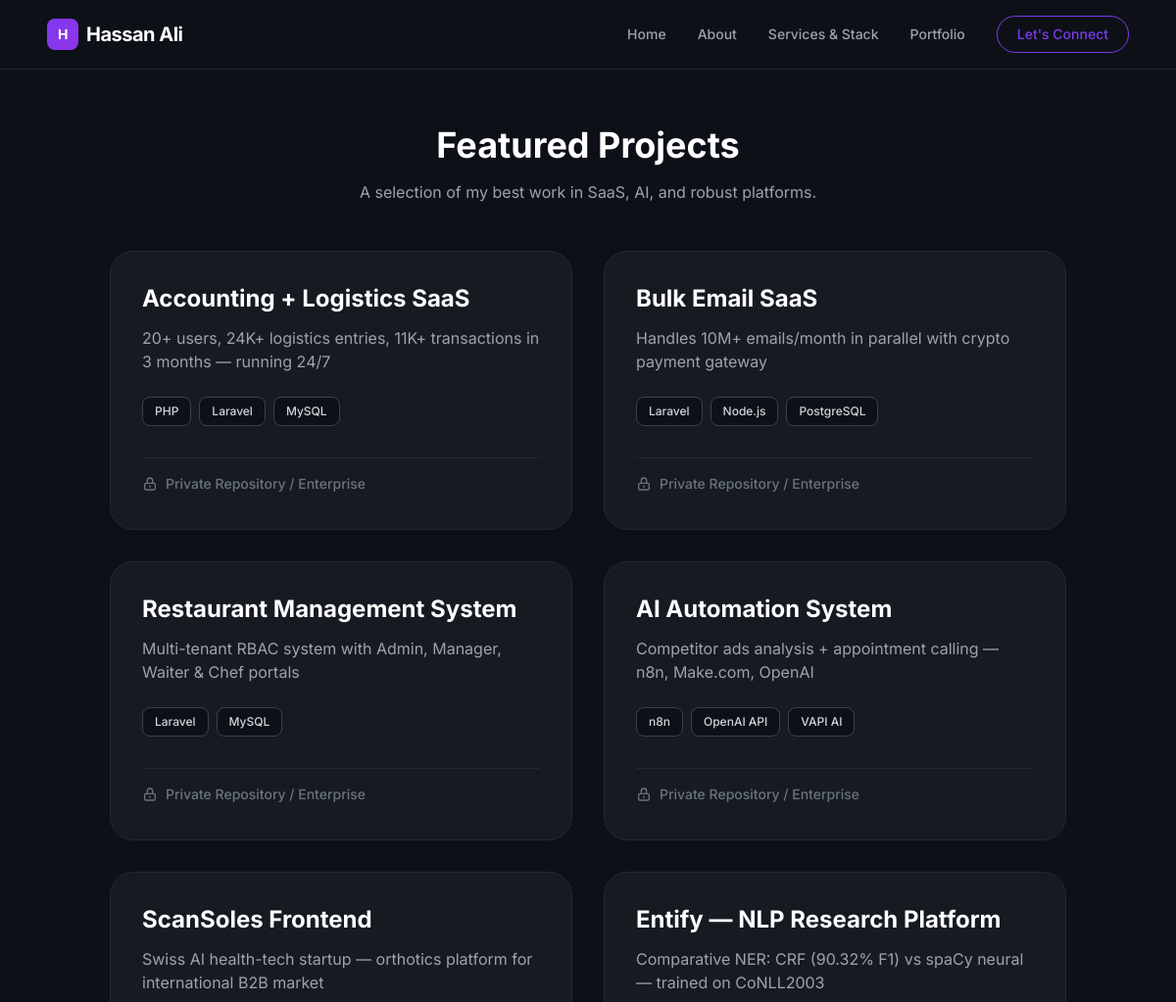
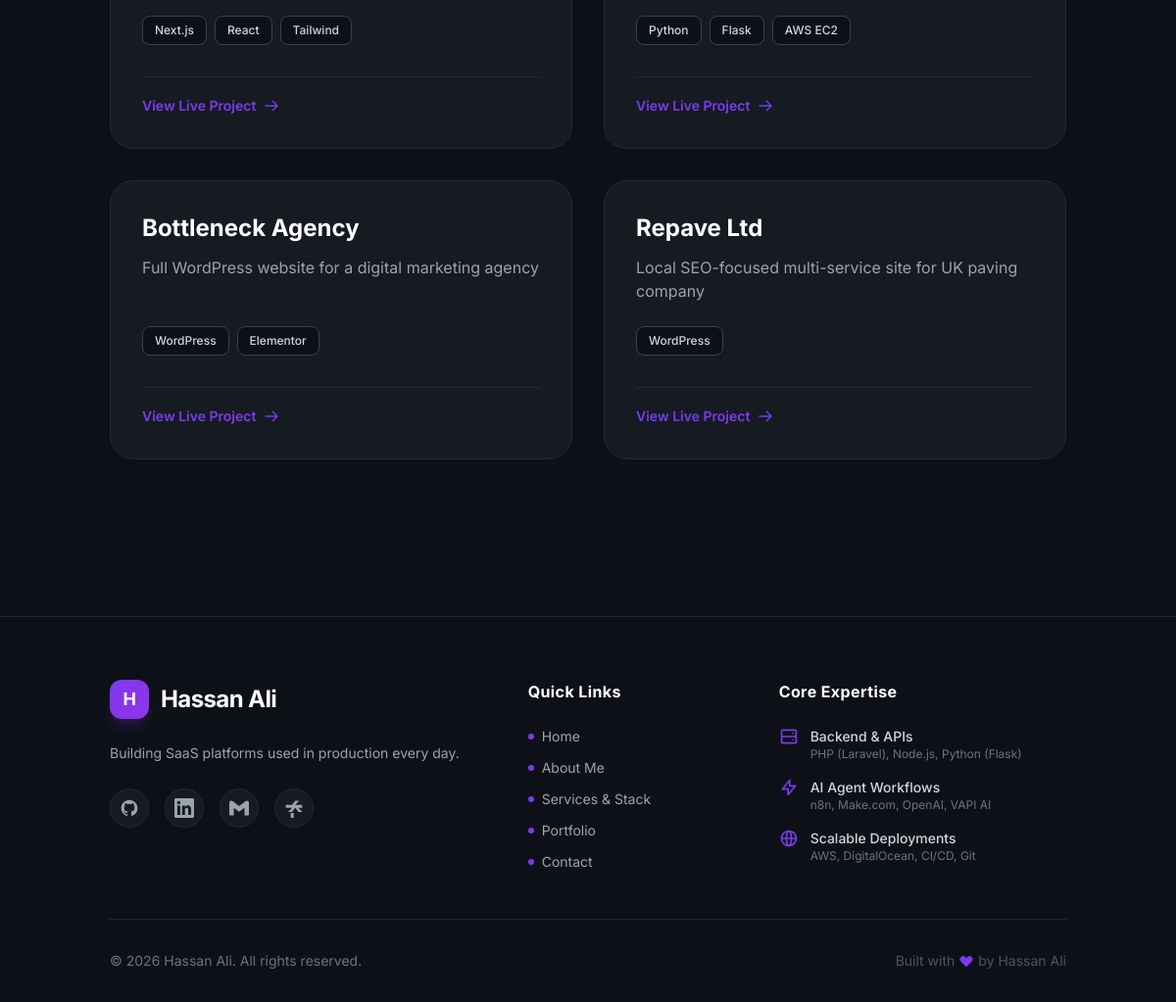
The app's page /portfolio with its own data (2 pictures, top to bottom).
### app/models.py (models this page shows)
class SiteSettings(db.Model):
    id = db.Column(db.Integer, primary_key=True)
    name = db.Column(db.String(100), default='Hassan Ali')
    role = db.Column(db.String(200), default='SaaS Architect & Full-Stack Developer')
    location = db.Column(db.String(100), default='Sargodha, Pakistan 🇵🇰')
    about_text = db.Column(db.Text, default='Building SaaS platforms used in production every day.')
    email = db.Column(db.String(120), default='softdevhassan@gmail.com')
    github_url = db.Column(db.String(200), default='https://github.com/softdevhassan')
    linkedin_url = db.Column(db.String(200), default='https://www.linkedin.com/in/softdevhassan/')
    whatsapp = db.Column(db.String(20), default='923277133082')

class Project(db.Model):
    id = db.Column(db.Integer, primary_key=True)
    title = db.Column(db.String(100), nullable=False)
    description = db.Column(db.Text, nullable=False)
    stack = db.Column(db.String(200), nullable=False) # Comma separated
    live_url = db.Column(db.String(200), nullable=True)
    order = db.Column(db.Integer, default=0)

### app/routes_main.py (the view)
@main.route('/portfolio')
def portfolio():
    settings = SiteSettings.query.first()
    projects = Project.query.order_by(Project.order.asc()).all()
    return render_template('public/portfolio.html', settings=settings, projects=projects)

### app/templates/public/portfolio.html (shortened to what this page needs)
{% extends "base.html" %}
{% block content %}
<section class="space-y-12">
    <div class="text-center space-y-4">
        <h1 class="text-4xl font-bold text-white">Featured Projects</h1>
        <p class="text-gray-400">A selection of my best work in SaaS, AI, and robust platforms.</p>
    </div>
    <div class="grid md:grid-cols-2 gap-8">
        {% for project in projects %}
        <div class="p-8 rounded-3xl border border-gray-800 bg-card hover:border-gray-600 transition-colors group flex flex-col h-full">
            <h3 class="text-2xl font-bold text-white mb-3 group-hover:text-brand transition-colors">{{ project.title }}</h3>
            <p class="text-gray-400 mb-6 flex-1">{{ project.description }}</p>
            <div class="flex flex-wrap gap-2 mb-8">
                {% for tech in project.stack.split(',') %}
                <span class="px-3 py-1.5 rounded-lg border border-gray-700 bg-[#0d1117] text-xs font-medium text-gray-300">{{ tech.strip() }}</span>
                {% endfor %}
            </div>
            <div class="mt-auto pt-4 border-t border-gray-800">
                {% if project.live_url %}
                <a href="{{ project.live_url }}" target="_blank" class="inline-flex items-center gap-2 text-sm font-semibold text-brand hover:text-purple-400 transition-colors">
                    View Live Project
                    <svg class="w-4 h-4" fill="none" stroke="currentColor" viewBox="0 0 24 24"><path stroke-linecap="round" stroke-linejoin="round" stroke-width="2" d="M14 5l7 7m0 0l-7 7m7-7H3"></path></svg>
                </a>
                {% else %}
                <span class="inline-flex items-center gap-2 text-sm font-medium text-gray-500">
                    <svg class="w-4 h-4" fill="none" stroke="currentColor" viewBox="0 0 24 24"><path stroke-linecap="round" stroke-linejoin="round" stroke-width="2" d="M12 15v2m-6 4h12a2 2 0 002-2v-6a2 2 0 00-2-2H6a2 2 0 00-2 2v6a2 2 0 002 2zm10-10V7a4 4 0 00-8 0v4h8z"></path></svg>
                    Private Repository / Enterprise
                </span>
                {% endif %}
            </div>
        </div>
        {% endfor %}
    </div>
</section>
{% endblock %}

### app/templates/base.html (shortened to what this page needs)
<!DOCTYPE html>
<html lang="en">
<head>
    <script src="https://cdn.tailwindcss.com"></script>
</head>
<body class="antialiased selection:bg-brand selection:text-white" x-data="{ scrolled: false }" @scroll.window="scrolled = (window.pageYOffset > 20)">
    {% include 'components/_header.html' %}
    <main class="max-w-5xl mx-auto px-6 pt-32 pb-20 space-y-32">
        {% block content %}{% endblock %}
    </main>
    {% include 'components/_footer.html' %}
</body>
</html>

### app/templates/components/_header.html (shortened to what this page needs)
<nav class="fixed w-full z-50 transition-colors duration-300 border-b border-gray-800" :class="{ 'bg-dark/90 backdrop-blur-md': scrolled, 'bg-transparent': !scrolled }">
    <div class="max-w-6xl mx-auto px-6 py-4 flex justify-between items-center">
        <a href="{{ url_for('main.index') }}" class="text-xl font-bold tracking-tight text-white flex items-center gap-2">
            <span class="w-8 h-8 rounded-lg bg-gradient-to-br from-brand to-purple-600 flex items-center justify-center text-sm">H</span>
            {{ settings.name if settings else 'Hassan Ali' }}
        </a>
        <div class="hidden md:flex space-x-8 text-sm font-medium items-center">
            <a href="{{ url_for('main.index') }}" class="text-gray-400 hover:text-brand transition-colors">Home</a>
            <a href="{{ url_for('main.about') }}" class="text-gray-400 hover:text-brand transition-colors">About</a>
            <a href="{{ url_for('main.services') }}" class="text-gray-400 hover:text-brand transition-colors">Services & Stack</a>
            <a href="{{ url_for('main.portfolio') }}" class="text-gray-400 hover:text-brand transition-colors">Portfolio</a>
            <a href="{{ url_for('main.contact') }}" class="px-5 py-2 rounded-full border border-brand text-brand hover:bg-brand hover:text-white transition-colors">
                Let's Connect
            </a>
        </div>
    </div>
</nav>

### app/templates/components/_footer.html (shortened to what this page needs)
<footer class="border-t border-gray-800 bg-[#0d1117] pt-16 pb-8 mt-20">
    <div class="max-w-5xl mx-auto px-6">
        <div class="grid grid-cols-1 md:grid-cols-12 gap-12 mb-12">
            <div class="md:col-span-5 space-y-6">
                <a href="{{ url_for('main.index') }}" class="text-2xl font-bold tracking-tight text-white flex items-center gap-3">
                    <span class="w-10 h-10 rounded-xl bg-gradient-to-br from-brand to-purple-600 flex items-center justify-center text-lg text-white shadow-lg shadow-brand/20">H</span>
                    {{ settings.name if settings else 'Hassan Ali' }}
                </a>
                <p class="text-gray-400 text-sm leading-relaxed max-w-sm">
                    {{ settings.about_text if settings else 'Building SaaS platforms, AI automation systems, and full-stack web applications that solve real business problems.' }}
                </p>
                <div class="flex items-center gap-4">
                    <a href="{{ settings.github_url }}" target="_blank" class="w-10 h-10 rounded-full border border-gray-800 bg-card flex items-center justify-center text-gray-400 hover:text-white hover:border-gray-500 transition-colors">
                    </a>
                    <a href="{{ settings.linkedin_url }}" target="_blank" class="w-10 h-10 rounded-full border border-gray-800 bg-card flex items-center justify-center text-gray-400 hover:text-blue-500 hover:border-blue-500 transition-colors">
                    </a>
                    <a href="mailto:{{ settings.email }}" class="w-10 h-10 rounded-full border border-gray-800 bg-card flex items-center justify-center text-gray-400 hover:text-red-500 hover:border-red-500 transition-colors">
                        <svg class="w-5 h-5" fill="currentColor" viewBox="0 0 24 24"><path d="M24 5.457v13.909c0 .904-.732 1.636-1.636 1.636h-3.819V11.73L12 16.64l-6.545-4.91v9.273H1.636A1.636 1.636 0 0 1 0 19.366V5.457c0-2.023 2.309-3.178 3.927-1.964L5.455 4.64 12 9.548l6.545-4.91 1.528-1.145C21.69 2.28 24 3.434 24 5.457z"/></svg>
                    </a>
                    <a href="https://linktr.ee/softdevhassan" target="_blank" class="w-10 h-10 rounded-full border border-gray-800 bg-card flex items-center justify-center text-gray-400 hover:text-[#43E660] hover:border-[#43E660] transition-colors">
                        <svg class="w-5 h-5" fill="currentColor" viewBox="0 0 24 24"><path d="M13.518 8.016L18.423 3h-4.832L9.625 8.016H2v3.743h7.625L4.72 16.776h4.83l3.968-5.016 3.967 5.016h4.831L17.41 11.76h4.59V8.016h-8.482zM11.608 18.06h-3.66v5.94h3.66v-5.94z"/></svg>
                    </a>
                </div>
            </div>
            <div class="md:col-span-3 space-y-6">
                <h3 class="text-white font-bold tracking-wide">Quick Links</h3>
                <ul class="space-y-3">
                    <li><a href="{{ url_for('main.index') }}" class="text-gray-400 hover:text-brand transition-colors text-sm flex items-center gap-2"><span class="w-1.5 h-1.5 rounded-full bg-brand"></span> Home</a></li>
                    <li><a href="{{ url_for('main.about') }}" class="text-gray-400 hover:text-brand transition-colors text-sm flex items-center gap-2"><span class="w-1.5 h-1.5 rounded-full bg-brand"></span> About Me</a></li>
                    <li><a href="{{ url_for('main.services') }}" class="text-gray-400 hover:text-brand transition-colors text-sm flex items-center gap-2"><span class="w-1.5 h-1.5 rounded-full bg-brand"></span> Services & Stack</a></li>
                    <li><a href="{{ url_for('main.portfolio') }}" class="text-gray-400 hover:text-brand transition-colors text-sm flex items-center gap-2"><span class="w-1.5 h-1.5 rounded-full bg-brand"></span> Portfolio</a></li>
                    <li><a href="{{ url_for('main.contact') }}" class="text-gray-400 hover:text-brand transition-colors text-sm flex items-center gap-2"><span class="w-1.5 h-1.5 rounded-full bg-brand"></span> Contact</a></li>
                </ul>
            </div>
            <div class="md:col-span-4 space-y-6">
                <h3 class="text-white font-bold tracking-wide">Core Expertise</h3>
                <ul class="space-y-4">
                    <li class="flex items-start gap-3">
                        <div>
                            <p class="text-gray-300 text-sm font-medium">Backend & APIs</p>
                            <p class="text-gray-500 text-xs">PHP (Laravel), Node.js, Python (Flask)</p>
                        </div>
                    </li>
                    <li class="flex items-start gap-3">
                        <svg class="w-5 h-5 text-brand shrink-0" fill="none" stroke="currentColor" viewBox="0 0 24 24"><path stroke-linecap="round" stroke-linejoin="round" stroke-width="2" d="M13 10V3L4 14h7v7l9-11h-7z"></path></svg>
                        <div>
                            <p class="text-gray-300 text-sm font-medium">AI Agent Workflows</p>
                            <p class="text-gray-500 text-xs">n8n, Make.com, OpenAI, VAPI AI</p>
                        </div>
                    </li>
                    <li class="flex items-start gap-3">
                        <div>
                            <p class="text-gray-300 text-sm font-medium">Scalable Deployments</p>
                            <p class="text-gray-500 text-xs">AWS, DigitalOcean, CI/CD, Git</p>
                        </div>
                    </li>
                </ul>
            </div>
        </div>
        <div class="border-t border-gray-800 pt-8 flex flex-col md:flex-row justify-between items-center gap-4">
            <p class="text-gray-500 text-sm">&copy; 2026 {{ settings.name if settings else 'Hassan Ali' }}. All rights reserved.</p>
            <p class="text-gray-600 text-sm flex items-center gap-1">
                Built with
                <svg class="w-4 h-4 text-brand" fill="currentColor" viewBox="0 0 20 20"><path fill-rule="evenodd" d="M3.172 5.172a4 4 0 015.656 0L10 6.343l1.172-1.171a4 4 0 115.656 5.656L10 17.657l-6.828-6.829a4 4 0 010-5.656z" clip-rule="evenodd"></path></svg>
                by Hassan Ali
            </p>
        </div>
    </div>
</footer>

### app/templates/base.html (style rules this page uses)
body { background-color: #0d1117; color: #c9d1d9; }

### records on screen
SiteSettings: name "Hassan Ali", about_text "Building SaaS platforms used in production every day."
Project: title "Accounting + Logistics SaaS", description "20+ users, 24K+ logistics entries, 11K+ transactions in 3 months — running 24/7", strip "PHP" "Laravel" "MySQL", live_url "Private Repository / Enterprise"
Project: title "Bulk Email SaaS", description "Handles 10M+ emails/month in parallel with crypto payment gateway", strip "Laravel" "Node.js" "PostgreSQL", live_url "Private Repository / Enterprise"
Project: title "Restaurant Management System", description "Multi-tenant RBAC system with Admin, Manager, Waiter & Chef portals", strip "Laravel" "MySQL", live_url "Private Repository / Enterprise"
Project: title "AI Automation System", description "Competitor ads analysis + appointment calling — n8n, Make.com, OpenAI", strip "n8n" "OpenAI API" "VAPI AI", live_url "Private Repository / Enterprise"
Project: title "ScanSoles Frontend", description "Swiss AI health-tech startup — orthotics platform for international B2B market", strip "Next.js" "React" "Tailwind"
Project: title "Entify — NLP Research Platform", description "Comparative NER: CRF (90.32% F1) vs spaCy neural — trained on CoNLL2003", strip "Python" "Flask" "AWS EC2"
Project: title "Bottleneck Agency", description "Full WordPress website for a digital marketing agency", strip "WordPress" "Elementor"
Project: title "Repave Ltd", description "Local SEO-focused multi-service site for UK paving company", strip "WordPress"
